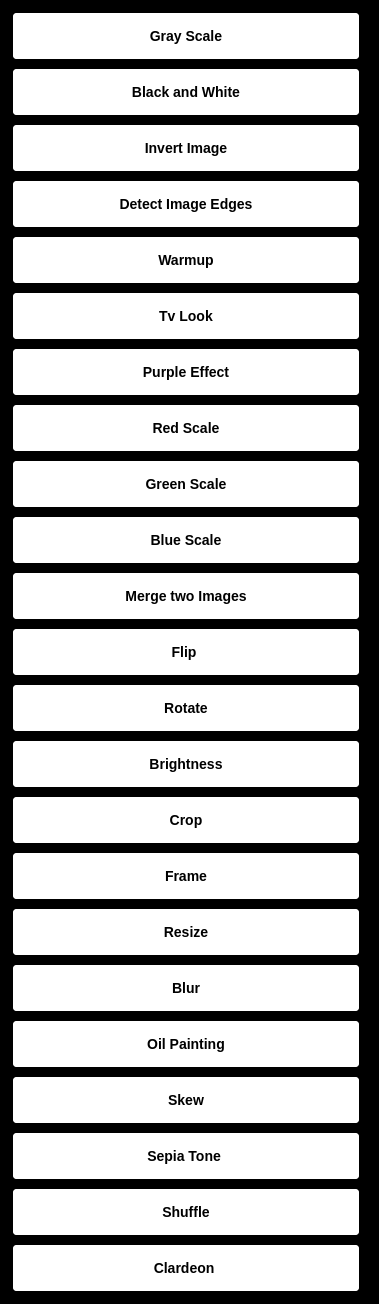
   <widget class="QWidget" name="scrollAreaWidgetContents">
    <property name="geometry">
     <rect>
      <x>0</x>
      <y>-721</y>
      <width>379</width>
      <height>1300</height>
     </rect>
    </property>
    <property name="styleSheet">
     <string notr="true">background-color:black;
</string>
    </property>
    <layout class="QVBoxLayout" name="verticalLayout">
     <item>
      <widget class="QPushButton" name="GrayScaleFilter">
       <property name="sizePolicy">
        <sizepolicy hsizetype="Fixed" vsizetype="Fixed">
         <horstretch>0</horstretch>
         <verstretch>0</verstretch>
        </sizepolicy>
       </property>
       <property name="minimumSize">
        <size>
         <width>350</width>
         <height>50</height>
        </size>
       </property>
       <property name="maximumSize">
        <size>
         <width>350</width>
         <height>50</height>
        </size>
       </property>
       <property name="styleSheet">
        <string notr="true">QPushButton{
background-color: rgba(255, 255, 255, 255);
border-radius : 5px;
border: 2px solid black;
font-size: 14px;
font-weight: bold;
}

QPushButton:hover{
	background-color: palette(Button);
    border: 2px solid rgb(127,191,255);
    color: black;
}</string>
       </property>
       <property name="text">
        <string>Gray Scale</string>
       </property>
      </widget>
     </item>
     <item>
      <widget class="QPushButton" name="BlackWhite">
       <property name="sizePolicy">
        <sizepolicy hsizetype="Fixed" vsizetype="Fixed">
         <horstretch>0</horstretch>
         <verstretch>0</verstretch>
        </sizepolicy>
       </property>
       <property name="minimumSize">
        <size>
         <width>350</width>
         <height>50</height>
        </size>
       </property>
       <property name="maximumSize">
        <size>
         <width>350</width>
         <height>50</height>
        </size>
       </property>
       <property name="styleSheet">
        <string notr="true">QPushButton{
background-color: rgba(255, 255, 255, 255);
border-radius : 5px;
border: 2px solid black;
font-size: 14px;
font-weight: bold;
}

QPushButton:hover{
	background-color: palette(Button);
    border: 2px solid rgb(127,191,255);
    color: black;
}</string>
       </property>
       <property name="text">
        <string>Black and White</string>
       </property>
      </widget>
     </item>
     <item>
      <widget class="QPushButton" name="InvertImage">
       <property name="sizePolicy">
        <sizepolicy hsizetype="Fixed" vsizetype="Fixed">
         <horstretch>0</horstretch>
         <verstretch>0</verstretch>
        </sizepolicy>
       </property>
       <property name="minimumSize">
        <size>
         <width>350</width>
         <height>50</height>
        </size>
       </property>
       <property name="maximumSize">
        <size>
         <width>350</width>
         <height>50</height>
        </size>
       </property>
       <property name="styleSheet">
        <string notr="true">QPushButton{
background-color: rgba(255, 255, 255, 255);
border-radius : 5px;
border: 2px solid black;
font-size: 14px;
font-weight: bold;
}

QPushButton:hover{
	background-color: palette(Button);
    border: 2px solid rgb(127,191,255);
    color: black;
}</string>
       </property>
       <property name="text">
        <string>Invert Image</string>
       </property>
      </widget>
     </item>
     <item>
      <widget class="QPushButton" name="DetectEdges">
       <property name="sizePolicy">
        <sizepolicy hsizetype="Fixed" vsizetype="Fixed">
         <horstretch>0</horstretch>
         <verstretch>0</verstretch>
        </sizepolicy>
       </property>
       <property name="minimumSize">
        <size>
         <width>350</width>
         <height>50</height>
        </size>
       </property>
       <property name="maximumSize">
        <size>
         <width>350</width>
         <height>50</height>
        </size>
       </property>
       <property name="styleSheet">
        <string notr="true">QPushButton{
background-color: rgba(255, 255, 255, 255);
border-radius : 5px;
border: 2px solid black;
font-size: 14px;
font-weight: bold;
}

QPushButton:hover{
	background-color: palette(Button);
    border: 2px solid rgb(127,191,255);
    color: black;
}</string>
       </property>
       <property name="text">
        <string>Detect Image Edges</string>
       </property>
      </widget>
     </item>
     <item>
      <widget class="QPushButton" name="Warmup">
       <property name="sizePolicy">
        <sizepolicy hsizetype="Fixed" vsizetype="Fixed">
         <horstretch>0</horstretch>
         <verstretch>0</verstretch>
        </sizepolicy>
       </property>
       <property name="minimumSize">
        <size>
         <width>350</width>
         <height>50</height>
        </size>
       </property>
       <property name="maximumSize">
        <size>
         <width>350</width>
         <height>50</height>
        </size>
       </property>
       <property name="styleSheet">
        <string notr="true">QPushButton{
background-color: rgba(255, 255, 255, 255);
border-radius : 5px;
border: 2px solid black;
font-size: 14px;
font-weight: bold;
}

QPushButton:hover{
	background-color: palette(Button);
    border: 2px solid rgb(127,191,255);
    color: black;
}</string>
       </property>
       <property name="text">
        <string>Warmup</string>
       </property>
      </widget>
     </item>
     <item>
      <widget class="QPushButton" name="TvLook">
       <property name="sizePolicy">
        <sizepolicy hsizetype="Fixed" vsizetype="Fixed">
         <horstretch>0</horstretch>
         <verstretch>0</verstretch>
        </sizepolicy>
       </property>
       <property name="minimumSize">
        <size>
         <width>350</width>
         <height>50</height>
        </size>
       </property>
       <property name="maximumSize">
        <size>
         <width>350</width>
         <height>50</height>
        </size>
       </property>
       <property name="styleSheet">
        <string notr="true">QPushButton{
background-color: rgba(255, 255, 255, 255);
border-radius : 5px;
border: 2px solid black;
font-size: 14px;
font-weight: bold;
}

QPushButton:hover{
	background-color: palette(Button);
    border: 2px solid rgb(127,191,255);
    color: black;
}</string>
       </property>
       <property name="text">
        <string>Tv Look</string>
       </property>
      </widget>
     </item>
     <item>
      <widget class="QPushButton" name="PurpleEffect">
       <property name="sizePolicy">
        <sizepolicy hsizetype="Fixed" vsizetype="Fixed">
         <horstretch>0</horstretch>
         <verstretch>0</verstretch>
        </sizepolicy>
       </property>
       <property name="minimumSize">
        <size>
         <width>350</width>
         <height>50</height>
        </size>
       </property>
       <property name="maximumSize">
        <size>
         <width>350</width>
         <height>50</height>
        </size>
       </property>
       <property name="styleSheet">
        <string notr="true">QPushButton{
background-color: rgba(255, 255, 255, 255);
border-radius : 5px;
border: 2px solid black;
font-size: 14px;
font-weight: bold;
}

QPushButton:hover{
	background-color: palette(Button);
    border: 2px solid rgb(127,191,255);
    color: black;
}</string>
       </property>
       <property name="text">
        <string>Purple Effect</string>
       </property>
      </widget>
     </item>
     <item>
      <widget class="QPushButton" name="RedScale">
       <property name="sizePolicy">
        <sizepolicy hsizetype="Fixed" vsizetype="Fixed">
         <horstretch>0</horstretch>
         <verstretch>0</verstretch>
        </sizepolicy>
       </property>
       <property name="minimumSize">
        <size>
         <width>350</width>
         <height>50</height>
        </size>
       </property>
       <property name="maximumSize">
        <size>
         <width>350</width>
         <height>50</height>
        </size>
       </property>
       <property name="styleSheet">
        <string notr="true">QPushButton{
background-color: rgba(255, 255, 255, 255);
border-radius : 5px;
border: 2px solid black;
font-size: 14px;
font-weight: bold;
}

QPushButton:hover{
	background-color: palette(Button);
    border: 2px solid rgb(127,191,255);
    color: black;
}</string>
       </property>
       <property name="text">
        <string>Red Scale</string>
       </property>
      </widget>
     </item>
     <item>
      <widget class="QPushButton" name="GreenScale">
       <property name="minimumSize">
        <size>
         <width>350</width>
         <height>50</height>
        </size>
       </property>
       <property name="maximumSize">
        <size>
         <width>350</width>
         <height>50</height>
        </size>
       </property>
       <property name="styleSheet">
        <string notr="true">QPushButton{
background-color: rgba(255, 255, 255, 255);
border-radius : 5px;
border: 2px solid black;
font-size: 14px;
font-weight: bold;
}

QPushButton:hover{
	background-color: palette(Button);
    border: 2px solid rgb(127,191,255);
    color: black;
}</string>
       </property>
       <property name="text">
        <string>Green Scale</string>
       </property>
      </widget>
     </item>
     <item>
      <widget class="QPushButton" name="BlueScale">
       <property name="minimumSize">
        <size>
         <width>350</width>
         <height>50</height>
        </size>
       </property>
       <property name="maximumSize">
        <size>
         <width>350</width>
         <height>50</height>
        </size>
       </property>
       <property name="styleSheet">
        <string notr="true">QPushButton{
background-color: rgba(255, 255, 255, 255);
border-radius : 5px;
border: 2px solid black;
font-size: 14px;
font-weight: bold;
}

QPushButton:hover{
	background-color: palette(Button);
    border: 2px solid rgb(127,191,255);
    color: black;
}</string>
       </property>
       <property name="text">
        <string>Blue Scale</string>
       </property>
      </widget>
     </item>
     <item>
      <widget class="QPushButton" name="MergetwoImages">
       <property name="sizePolicy">
        <sizepolicy hsizetype="Fixed" vsizetype="Fixed">
         <horstretch>0</horstretch>
         <verstretch>0</verstretch>
        </sizepolicy>
       </property>
       <property name="minimumSize">
        <size>
         <width>350</width>
         <height>50</height>
        </size>
       </property>
       <property name="maximumSize">
        <size>
         <width>350</width>
         <height>50</height>
        </size>
       </property>
       <property name="styleSheet">
        <string notr="true">QPushButton{
background-color: rgba(255, 255, 255, 255);
border-radius : 5px;
border: 2px solid black;
font-size: 14px;
font-weight: bold;
}

QPushButton:hover{
	background-color: palette(Button);
    border: 2px solid rgb(127,191,255);
    color: black;
}</string>
       </property>
       <property name="text">
        <string>Merge two Images</string>
       </property>
      </widget>
     </item>
     <item>
      <widget class="QPushButton" name="Flip">
       <property name="sizePolicy">
        <sizepolicy hsizetype="Fixed" vsizetype="Fixed">
         <horstretch>0</horstretch>
         <verstretch>0</verstretch>
        </sizepolicy>
       </property>
       <property name="minimumSize">
        <size>
         <width>350</width>
         <height>50</height>
        </size>
       </property>
       <property name="maximumSize">
        <size>
         <width>350</width>
         <height>50</height>
        </size>
       </property>
       <property name="styleSheet">
        <string notr="true">QPushButton{
background-color: rgba(255, 255, 255, 255);
border-radius : 5px;
border: 2px solid black;
font-size: 14px;
font-weight: bold;
}

QPushButton:hover{
	background-color: palette(Button);
    border: 2px solid rgb(127,191,255);
    color: black;
}</string>
       </property>
       <property name="text">
        <string>Flip </string>
       </property>
      </widget>
     </item>
     <item>
      <widget class="QPushButton" name="Rotate">
       <property name="sizePolicy">
        <sizepolicy hsizetype="Fixed" vsizetype="Fixed">
         <horstretch>0</horstretch>
         <verstretch>0</verstretch>
        </sizepolicy>
       </property>
       <property name="minimumSize">
        <size>
         <width>350</width>
         <height>50</height>
        </size>
       </property>
       <property name="maximumSize">
        <size>
         <width>350</width>
         <height>50</height>
        </size>
       </property>
       <property name="styleSheet">
        <string notr="true">QPushButton{
background-color: rgba(255, 255, 255, 255);
border-radius : 5px;
border: 2px solid black;
font-size: 14px;
font-weight: bold;
}

QPushButton:hover{
	background-color: palette(Button);
    border: 2px solid rgb(127,191,255);
    color: black;
}</string>
       </property>
       <property name="text">
        <string>Rotate</string>
       </property>
      </widget>
     </item>
     <item>
      <widget class="QPushButton" name="Brightness">
       <property name="sizePolicy">
        <sizepolicy hsizetype="Fixed" vsizetype="Fixed">
         <horstretch>0</horstretch>
         <verstretch>0</verstretch>
        </sizepolicy>
       </property>
       <property name="minimumSize">
        <size>
         <width>350</width>
         <height>50</height>
        </size>
       </property>
       <property name="maximumSize">
        <size>
         <width>350</width>
         <height>50</height>
        </size>
       </property>
       <property name="styleSheet">
        <string notr="true">QPushButton{
background-color: rgba(255, 255, 255, 255);
border-radius : 5px;
border: 2px solid black;
font-size: 14px;
font-weight: bold;
}

QPushButton:hover{
	background-color: palette(Button);
    border: 2px solid rgb(127,191,255);
    color: black;
}</string>
       </property>
       <property name="text">
        <string>Brightness</string>
       </property>
      </widget>
     </item>
     <item>
      <widget class="QPushButton" name="Crop">
       <property name="sizePolicy">
        <sizepolicy hsizetype="Fixed" vsizetype="Fixed">
         <horstretch>0</horstretch>
         <verstretch>0</verstretch>
        </sizepolicy>
       </property>
       <property name="minimumSize">
        <size>
         <width>350</width>
         <height>50</height>
        </size>
       </property>
       <property name="maximumSize">
        <size>
         <width>350</width>
         <height>50</height>
        </size>
       </property>
       <property name="styleSheet">
        <string notr="true">QPushButton{
background-color: rgba(255, 255, 255, 255);
border-radius : 5px;
border: 2px solid black;
font-size: 14px;
font-weight: bold;
}

QPushButton:hover{
	background-color: palette(Button);
    border: 2px solid rgb(127,191,255);
    color: black;
}</string>
       </property>
       <property name="text">
        <string>Crop</string>
       </property>
      </widget>
     </item>
     <item>
      <widget class="QPushButton" name="Frame">
       <property name="sizePolicy">
        <sizepolicy hsizetype="Fixed" vsizetype="Fixed">
         <horstretch>0</horstretch>
         <verstretch>0</verstretch>
        </sizepolicy>
       </property>
       <property name="minimumSize">
        <size>
         <width>350</width>
         <height>50</height>
        </size>
       </property>
       <property name="maximumSize">
        <size>
         <width>350</width>
         <height>50</height>
        </size>
       </property>
       <property name="styleSheet">
        <string notr="true">QPushButton{
background-color: rgba(255, 255, 255, 255);
border-radius : 5px;
border: 2px solid black;
font-size: 14px;
font-weight: bold;
}

QPushButton:hover{
	background-color: palette(Button);
    border: 2px solid rgb(127,191,255);
    color: black;
}</string>
       </property>
       <property name="text">
        <string>Frame</string>
       </property>
      </widget>
     </item>
     <item>
      <widget class="QPushButton" name="Resize">
       <property name="sizePolicy">
        <sizepolicy hsizetype="Fixed" vsizetype="Fixed">
         <horstretch>0</horstretch>
         <verstretch>0</verstretch>
        </sizepolicy>
       </property>
       <property name="minimumSize">
        <size>
         <width>350</width>
         <height>50</height>
        </size>
       </property>
       <property name="maximumSize">
        <size>
         <width>350</width>
         <height>50</height>
        </size>
       </property>
       <property name="styleSheet">
        <string notr="true">QPushButton{
background-color: rgba(255, 255, 255, 255);
border-radius : 5px;
border: 2px solid black;
font-size: 14px;
font-weight: bold;
}

QPushButton:hover{
	background-color: palette(Button);
    border: 2px solid rgb(127,191,255);
    color: black;
}</string>
       </property>
       <property name="text">
        <string>Resize</string>
       </property>
      </widget>
     </item>
     <item>
      <widget class="QPushButton" name="Blur">
       <property name="sizePolicy">
        <sizepolicy hsizetype="Fixed" vsizetype="Fixed">
         <horstretch>0</horstretch>
         <verstretch>0</verstretch>
        </sizepolicy>
       </property>
       <property name="minimumSize">
        <size>
         <width>350</width>
         <height>50</height>
        </size>
       </property>
       <property name="maximumSize">
        <size>
         <width>350</width>
         <height>50</height>
        </size>
       </property>
       <property name="styleSheet">
        <string notr="true">QPushButton{
background-color: rgba(255, 255, 255, 255);
border-radius : 5px;
border: 2px solid black;
font-size: 14px;
font-weight: bold;
}

QPushButton:hover{
	background-color: palette(Button);
    border: 2px solid rgb(127,191,255);
    color: black;
}</string>
       </property>
       <property name="text">
        <string>Blur</string>
       </property>
      </widget>
     </item>
     <item>
      <widget class="QPushButton" name="OilPainting">
       <property name="sizePolicy">
        <sizepolicy hsizetype="Fixed" vsizetype="Fixed">
         <horstretch>0</horstretch>
         <verstretch>0</verstretch>
        </sizepolicy>
       </property>
       <property name="minimumSize">
        <size>
         <width>350</width>
         <height>50</height>
        </size>
       </property>
       <property name="maximumSize">
        <size>
         <width>350</width>
         <height>50</height>
        </size>
       </property>
       <property name="styleSheet">
        <string notr="true">QPushButton{
background-color: rgba(255, 255, 255, 255);
border-radius : 5px;
border: 2px solid black;
font-size: 14px;
font-weight: bold;
}

QPushButton:hover{
	background-color: palette(Button);
    border: 2px solid rgb(127,191,255);
    color: black;
}</string>
       </property>
       <property name="text">
        <string>Oil Painting</string>
       </property>
      </widget>
     </item>
     <item>
      <widget class="QPushButton" name="Skew">
       <property name="sizePolicy">
        <sizepolicy hsizetype="Fixed" vsizetype="Fixed">
         <horstretch>0</horstretch>
         <verstretch>0</verstretch>
        </sizepolicy>
       </property>
       <property name="minimumSize">
        <size>
         <width>350</width>
         <height>50</height>
        </size>
       </property>
       <property name="maximumSize">
        <size>
         <width>350</width>
         <height>50</height>
        </size>
       </property>
       <property name="styleSheet">
        <string notr="true">QPushButton{
background-color: rgba(255, 255, 255, 255);
border-radius : 5px;
border: 2px solid black;
font-size: 14px;
font-weight: bold;
}

QPushButton:hover{
	background-color: palette(Button);
    border: 2px solid rgb(127,191,255);
    color: black;
}</string>
       </property>
       <property name="text">
        <string>Skew</string>
       </property>
      </widget>
     </item>
     <item>
      <widget class="QPushButton" name="SopiaTone">
       <property name="minimumSize">
        <size>
         <width>350</width>
         <height>50</height>
        </size>
       </property>
       <property name="maximumSize">
        <size>
         <width>350</width>
         <height>50</height>
        </size>
       </property>
       <property name="styleSheet">
        <string notr="true">QPushButton{
background-color: rgba(255, 255, 255, 255);
border-radius : 5px;
border: 2px solid black;
font-size: 14px;
font-weight: bold;
}

QPushButton:hover{
	background-color: palette(Button);
    border: 2px solid rgb(127,191,255);
    color: black;
}</string>
       </property>
       <property name="text">
        <string>Sepia Tone </string>
       </property>
      </widget>
     </item>
     <item>
      <widget class="QPushButton" name="Shuffle">
       <property name="minimumSize">
        <size>
         <width>350</width>
         <height>50</height>
        </size>
       </property>
       <property name="maximumSize">
        <size>
         <width>350</width>
         <height>50</height>
        </size>
       </property>
       <property name="styleSheet">
        <string notr="true">QPushButton{
background-color: rgba(255, 255, 255, 255);
border-radius : 5px;
border: 2px solid black;
font-size: 14px;
font-weight: bold;
}

QPushButton:hover{
	background-color: palette(Button);
    border: 2px solid rgb(127,191,255);
    color: black;
}</string>
       </property>
       <property name="text">
        <string>Shuffle</string>
       </property>
      </widget>
     </item>
     <item>
      <widget class="QPushButton" name="clardeon">
       <property name="minimumSize">
        <size>
         <width>350</width>
         <height>50</height>
        </size>
       </property>
       <property name="maximumSize">
        <size>
         <width>350</width>
         <height>50</height>
        </size>
       </property>
       <property name="styleSheet">
        <string notr="true">QPushButton{
background-color: rgba(255, 255, 255, 255);
border-radius : 5px;
border: 2px solid black;
font-size: 14px;
font-weight: bold;
}

QPushButton:hover{
	background-color: palette(Button);
    border: 2px solid rgb(127,191,255);
    color: black;
}</string>
       </property>
       <property name="text">
        <string>Clardeon </string>
       </property>
      </widget>
     </item>
    </layout>
   </widget>
